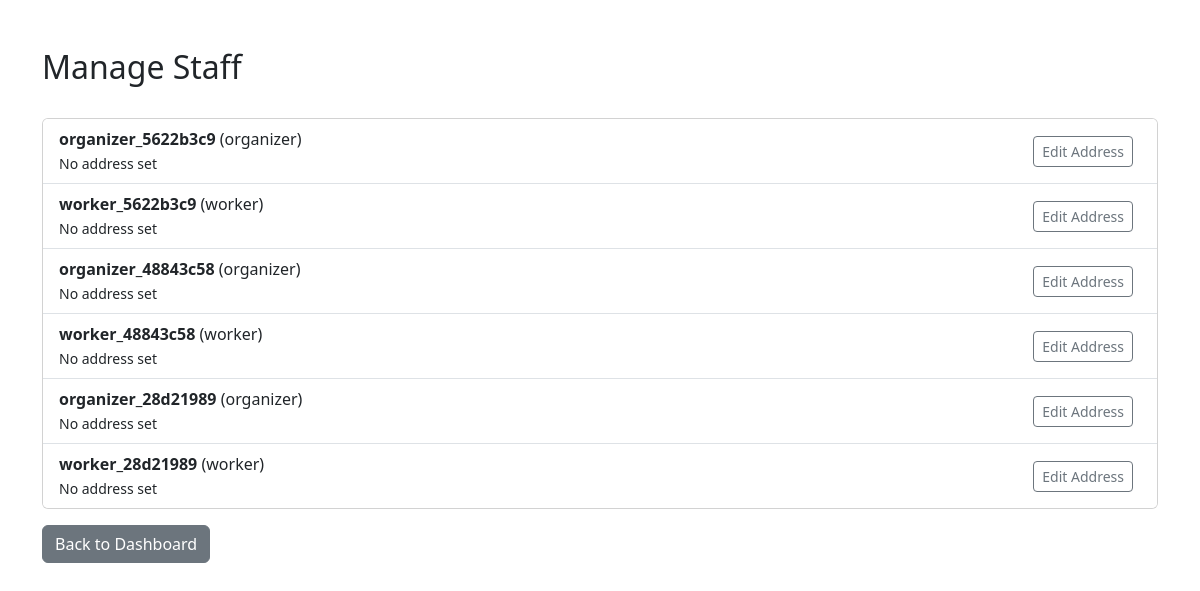
The app's page /staff (signed in) with its own data.
### app/models.py (models this page shows, shortened)
class User(db.Model, UserMixin):
    id = db.Column(db.Integer, primary_key=True)
    username = db.Column(db.String(80), unique=True, nullable=False)
    email = db.Column(db.String(100), unique=True)
    password_hash = db.Column(db.String(128), nullable=False)
    role = db.Column(db.String(20), nullable=False) # 'organizer' or 'worker'
    jobs = db.relationship('Job', backref='worker', lazy=True)
    street = db.Column(db.String(200))
    town = db.Column(db.String(100))
    postcode = db.Column(db.String(20))
    latitude = db.Column(db.Float)
    longitude = db.Column(db.Float)
    contracted_hours = db.Column(db.Integer)
    work_days = db.Column(db.String(100)) # e.g., "Mon,Tue,Wed,Thu,Fri"

### app/routes.py (the view)
@main.route('/staff')
@login_required
@organizer_required
def staff():
    users = User.query.all()
    return render_template('staff.html', users=users)

### app/routes.py (called while the page is built)
def organizer_required(f):
    @wraps(f)
    def decorated_function(*args, **kwargs):
        if not current_user.is_authenticated or current_user.role != 'organizer':
            return redirect(url_for('main.login')) # Or show a 403 error
        return f(*args, **kwargs)
    return decorated_function

### templates/staff.html (shortened to what this page needs)
{% extends "base.html" %}
{% block content %}
<div class="d-flex justify-content-between align-items-center mt-5">
  <h2>Manage Staff</h2>
</div>
<div class="card mt-4">
  <ul class="list-group list-group-flush">
    {% for user in users %}
      <li class="list-group-item d-flex justify-content-between align-items-center">
        <div>
          <strong>{{ user.username }}</strong> ({{ user.role }})<br>
          <small>{{ user.street or 'No address set' }}</small>
        </div>
        <div>
          <a href="{{ url_for('main.edit_user', user_id=user.id) }}" class="btn btn-sm btn-outline-secondary me-2">Edit Address</a>
        </div>
      </li>
    {% endfor %}
  </ul>
</div>
<a href="{{ url_for('main.dashboard') }}" class="btn btn-secondary mt-3">Back to Dashboard</a>
{% endblock %}

### templates/base.html (shortened to what this page needs)
<!doctype html>
<html lang="en">
  <head>
    <link href="https://cdn.jsdelivr.net/npm/bootstrap@5.3.0/dist/css/bootstrap.min.css" rel="stylesheet">
  </head>
  <body>
    <div class="container">
      {% block content %}{% endblock %}
    </div>
  </body>
</html>

### records on screen
User: username "organizer_5622b3c9", role "organizer", street "No address set"
User: username "worker_5622b3c9", role "worker", street "No address set"
User: username "organizer_48843c58", role "organizer", street "No address set"
User: username "worker_48843c58", role "worker", street "No address set"
User: username "organizer_28d21989", role "organizer", street "No address set"
User: username "worker_28d21989", role "worker", street "No address set"
